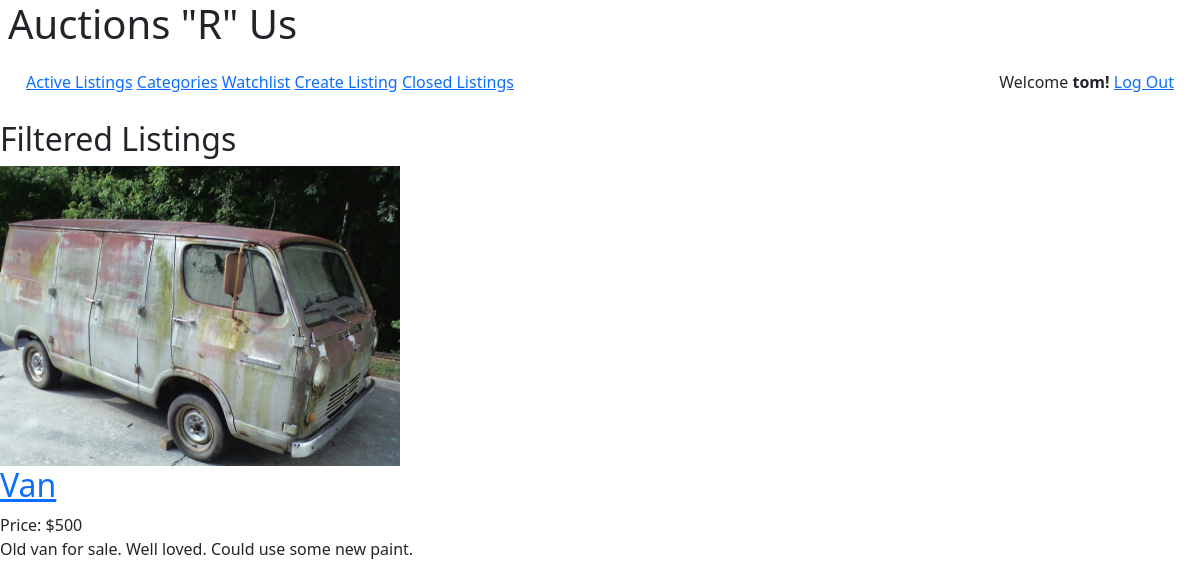
Screenshot of /filtered_listings/Motors (signed in) with the database file from the repository.
### auctions/models.py (models this page shows, shortened)
class User(AbstractUser):
    pass

class Listings(models.Model):
    CATEGORY_CHOICES = [
    ('MS', 'Motors'),
    ('ECCS', 'Electronics'),
    ('C_ART', 'Collectibles & Art'),
    ('CLOTH', 'Clothing & Accessories'),
    ('BUSS', 'Business & Industrial'),
    ('HG', 'Home & Garden'),
    ('SPORT', 'Sporting Goods'),
    ('JE', 'Jewelry & Watches'),
    ('OT', 'Other'),
    ]
    MOTORS = 'MS'
    ELECTRONICS = 'ECCS'
    COLLECTIBLES_ART = 'C_ART'
    CLOTHING_ACC = 'CLOTH'
    BUSINESS_IND = 'BUSS'
    HOME_GARDEN = 'HG'
    SPORTING = 'SPORT'
    JEWELRY = 'JE'
    OTHER = 'OT'
    user = models.ForeignKey(User, on_delete=models.CASCADE, default=None)
    title = models.CharField(max_length=100)
    description = models.TextField(blank=True, max_length=200)
    price = models.PositiveSmallIntegerField(default=0)
    highestbid = models.PositiveSmallIntegerField(default=0, blank=True)
    category = models.CharField(max_length=16, choices=CATEGORY_CHOICES, default='MOTORS')
    active = models.BooleanField(default=True)
    image = models.ImageField(default='No Image', upload_to='images')
    class Meta:
        verbose_name_plural = "Listings"

### auctions/views.py (the view)
# urls.py: path("filtered_listings/<str:selection>", views.filtered_listings, name="filtered_listings"),
@login_required(login_url='login')
def filtered_listings(request, selection):
    if selection == 'Motors':
        choice = 'MS'
    if selection == 'Electronics':
        choice = 'ECCS'
    if selection == 'Collectibles & Art':
        choice = 'C_ART'
    if selection == 'Clothing & Accessories':
        choice = 'CLOTH'
    if selection == 'Business & Industrial':
        choice = 'BUSS'
    if selection == 'Home & Garden':
        choice = 'HG'
    if selection == 'Sporting Goods':
        choice = 'SPORT'
    if selection == 'Jewelry & Watches':
        choice = 'JE'
    if selection == 'Other':
        choice = 'OT'
    filtered = Listings.objects.filter(category=choice, active=1)
    listify = list(filtered)
    for listing in listify:
        if listing.active == 0:
            listify.remove(listing)
    return render(request, "auctions/filtered_listings.html", {
        "filtered": filtered,
        "selection": selection,
        "length": len(filtered)
    })

### auctions/templates/auctions/filtered_listings.html
{% extends "auctions/layout.html" %} {% block main %}
<h2>Filtered Listings</h2>
{% if length == 0 %}
    <h4>Nothing listed in that category!</h4>
{% else %}
<article>
    {% for f in filtered %}
    <section>
      {% if f.image == 'No image' %}
      <p>No image</p>
      {% else %}
      <img
        src="{{f.image.url}}"
        alt="{{f.image}}"
        style="max-height: 300px"
      />
      {% endif %}
      <h2><a href="{% url 'listing_page' f.id %}">{{f.title}}</a></h2>
      Price: ${{f.price}}
      <br>
      {{f.description}}
    </section>
    {% endfor %}
    {% endif %}
  </article>
{% endblock %}

### auctions/templates/auctions/layout.html (shortened to what this page needs)
{% load static %}
<!DOCTYPE html>
<html lang="en">
    <head>
        <link rel="stylesheet" href="https://cdn.simplecss.org/simple.css">
        <link rel="stylesheet" href="{% static 'auctions/uaa490styles.css' %}" >
        <link rel="stylesheet" href="//code.jquery.com/ui/1.12.1/themes/smoothness/jquery-ui.css">
        <link href="https://cdn.jsdelivr.net/npm/bootstrap@5.2.2/dist/css/bootstrap.min.css" rel="stylesheet">
    </head>
    <body>
        <header>
            <h1>Auctions "R" Us</h1>
            <nav>
                <span>
                    <a href="{% url 'index' %}">Active Listings</a>
                    <a href="{% url 'categories' %}">Categories</a>
                    <a href="{% url 'watchlist' %}">Watchlist</a>
                    <a href="{% url 'create_listing' %}">Create Listing</a>
                    <a href="{% url 'closed_listings' %}">Closed Listings</a>
                </span>
                <span>
                    {% if user.is_authenticated %}
                        Welcome <strong>{{ user.username }}!</strong>
                        <a href="{% url 'logout' %}">Log Out</a>
                    {% else %}
                        <a href="{% url 'login' %}">Log In</a>
                        <a href="{% url 'register' %}">Register</a>
                    {% endif %}
                </span>
            </nav>
        </header>
        <main>
            {% block main %}
            {% endblock %}
        </main>
    </body>
</html>

### auctions/static/auctions/uaa490styles.css (style rules this page uses)
nav { display: flex; justify-content: space-between; padding: 14px 18px; }
body > header { padding: 0 0.5rem .75rem 0.5rem; }
body { grid-template-columns: 10% 80% 10%; }

### rows the page displays
User: username "tom"
Listings: image (picture), title "Van", price "500", description "Old van for sale. Well loved. Could use some new paint."
